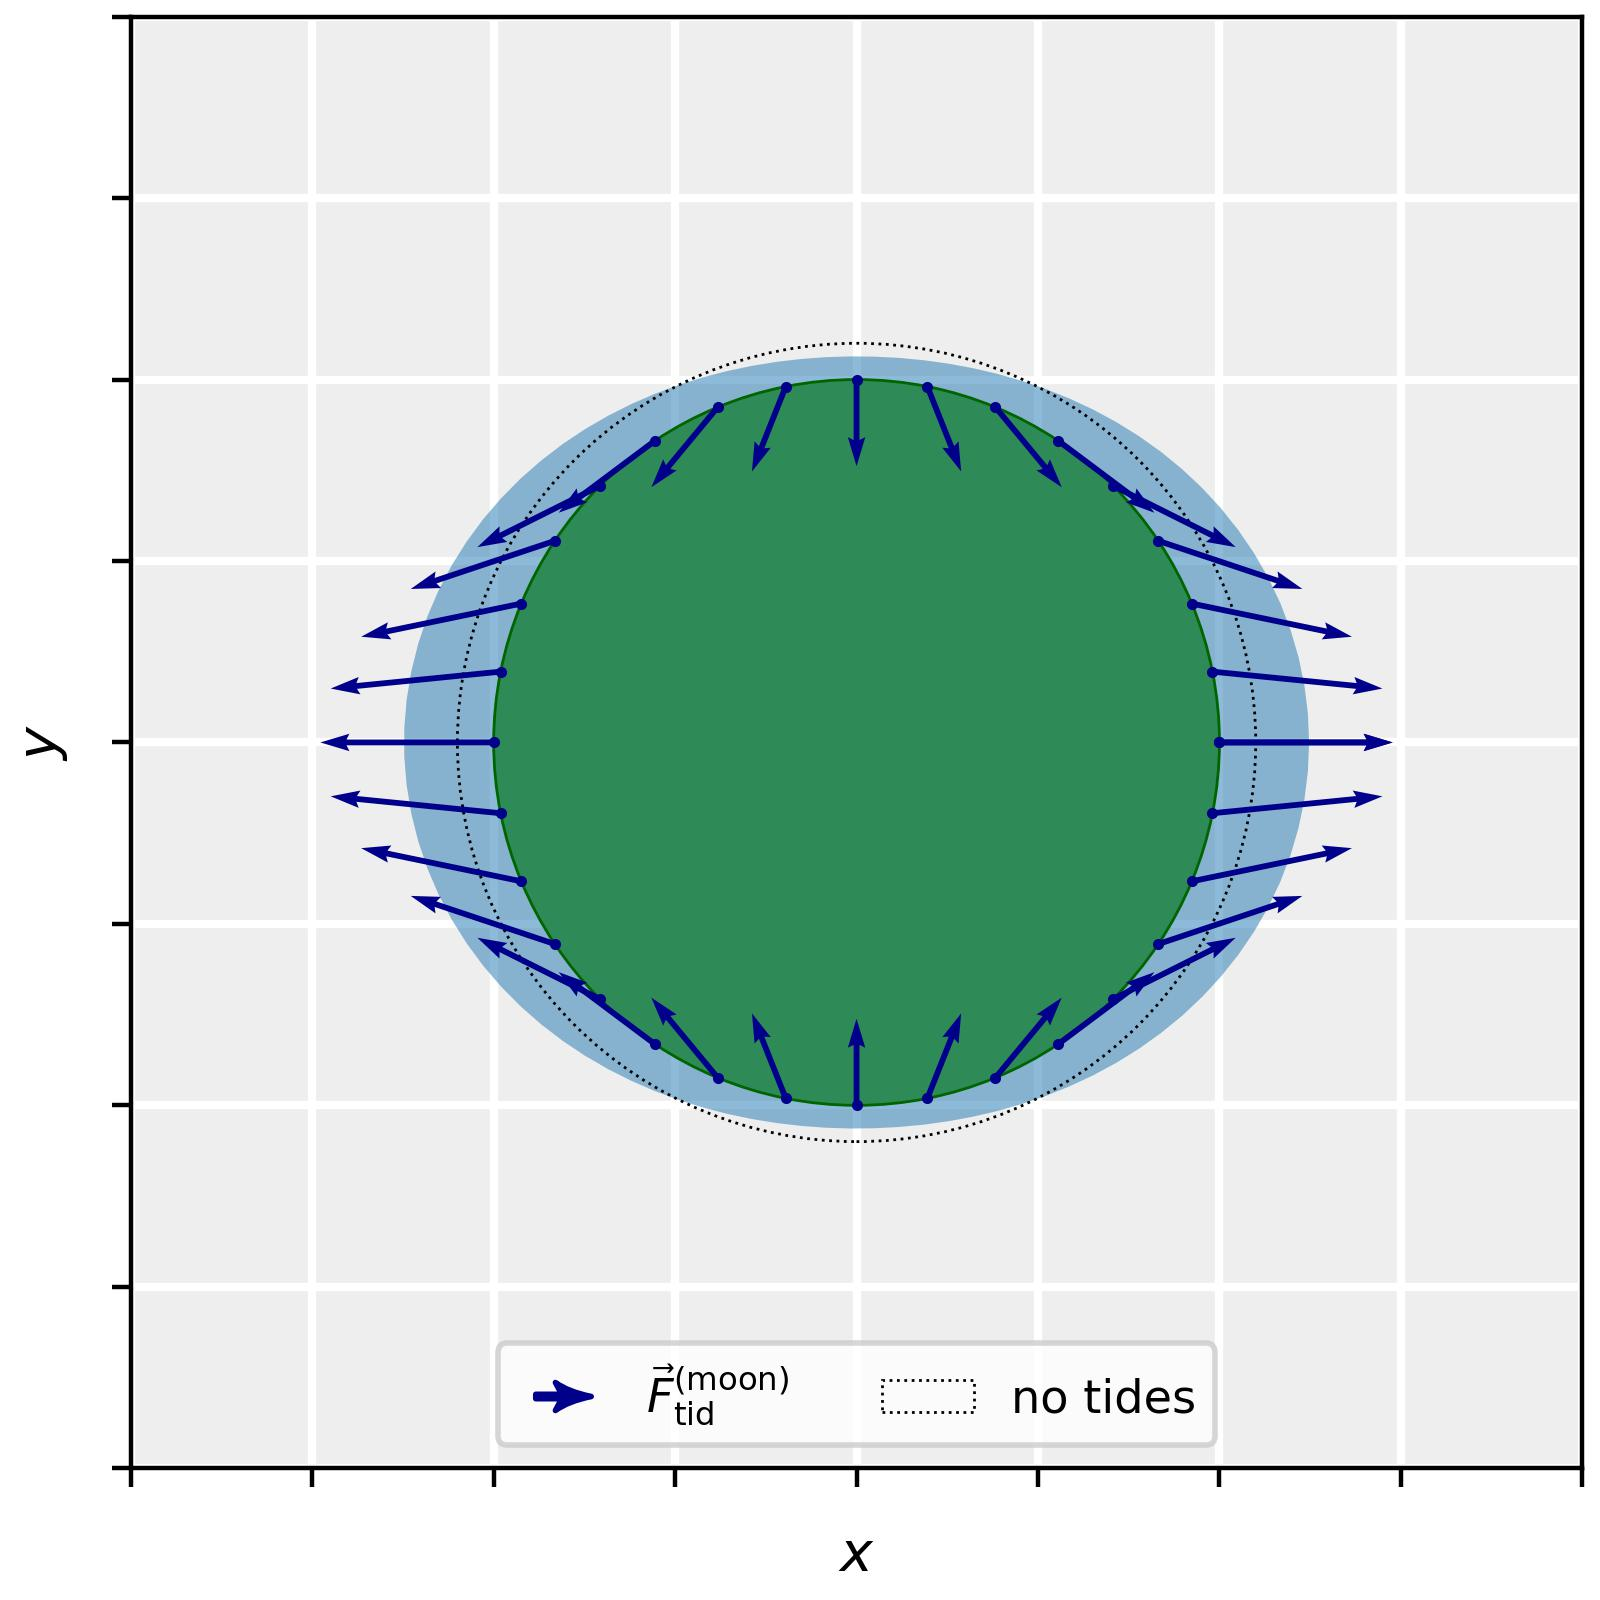

Python code for this plot:

import sys
from matplotlib import colors, pyplot as plt
import numpy as np


sys.path.append("/Users/timdewild/Library/CloudStorage/GoogleDrive-t.w.j.de.wild@rug.nl/Mijn Drive/Digital Demos/AnimationClass/src/")

from matnimation.artist.static.static_circle import StaticCircle
from matnimation.canvas.single_canvas import SingleCanvas
from matnimation.artist.static.static_text import StaticText
from matnimation.artist.static.static_polygon import StaticPolygon
from matnimation.artist.static.static_scatter import StaticScatter
from matnimation.artist.static.static_quiver import StaticQuiver
from matnimation.tides_forces.tides import Tides




#--- Global constants ---#
radius_earth = 1
ocean_scaling = 1.1
distance_earth_moon = 5

#--- Tidal force due to moon on earth ---#
dth = np.pi/16
theta_vectors = np.arange(0,2*np.pi+dth, dth)

tides = Tides(
    radius_earth = radius_earth,
    ocean_scaling = ocean_scaling,
    distance_earth_moon = distance_earth_moon
)
tides.generate_tidal_bulges()

x_vectors = radius_earth * np.cos(theta_vectors)
y_vectors = radius_earth * np.sin(theta_vectors)

F_tidal_moon_x, F_tidal_moon_y = tides.tidal_force_moon(theta_vectors, tides.t[0], scale = 1)

#--- Tidal bulges due to moon on earth ---#
x_bulge_moon, y_bulge_moon = tides.generate_tidal_bulges(body = 'moon')



#--- Define Canvas ---#

canvas = SingleCanvas(
    (4,4),
    400,
    [],
    [-2, 2, -2, 2],      #[-3, 3, -3, 3] [-2, 6, -4, 4]
    ['$x$','$y$']
)

canvas.set_axis_properties(
    aspect = 'equal', 
    xticklabels = [], 
    yticklabels = [],
    #title = "Frame: Earth Center of Mass"
    )

#--- Define earth and ocean ---#

earth = StaticCircle(
    name = 'Earth (equator slice)', 
    radius = radius_earth,
    xy_center = (0., 0.)
)

earth.set_styling_properties(
    facecolor = 'seagreen',
    edgecolor = 'darkgreen',
    linewidth = 0.5,
    zorder = 3
    )

canvas.add_artist(earth)

# ocean = StaticCircle(
#     name = 'Ocean', 
#     radius = ocean_scaling * radius_earth,
#     xy_center = (0., 0.)
# )

ocean = StaticPolygon(
    'ocean',
    x_data = x_bulge_moon[:,0],
    y_data = y_bulge_moon[:,0]
)

ocean.set_styling_properties(
    facecolor = colors.to_rgba('tab:blue', 0.5), 
    zorder = 2
)

canvas.add_artist(ocean)

ocean_no_tides = StaticCircle(
    'no tides',
    radius = ocean_scaling * radius_earth,
    xy_center = (0,0)
)

ocean_no_tides.set_styling_properties(
    linewidth = 0.5,
    linestyle = 'dotted',
    edgecolor = 'k',
    facecolor = 'None'
)

canvas.add_artist(ocean_no_tides, in_legend = True)

#--- ABC forces on earth due to moon ---#
scale = 1.333

y_offset = 0.04

x_vec = np.array([-1, 0, 1])
y_vec = np.array([0, 0, 0])

force_moon_x_vec = np.array([0.5, 1, 1.5])
force_moon_y_vec = np.zeros_like(y_vec)

tidal_force_x_vec = force_moon_x_vec - np.ones_like(force_moon_x_vec)
tidal_force_y_vec = force_moon_y_vec

force_com_x = force_moon_x_vec[1] * np.ones_like(force_moon_x_vec)
force_com_y = force_moon_y_vec[1] * np.ones_like(force_moon_y_vec)

#--- Gravitational force due to moon on ABC ---#

# force_moon = StaticQuiver(
#     name = '$\\vec{F}_G^\\mathrm{(moon)}$',
#     x_data = x_vec,
#     y_data = y_vec,
#     Fx_data = force_moon_x_vec,
#     Fy_data = force_moon_y_vec, 
#     scale = scale,
#     scale_units = 'xy',
#     width = 0.005, 
#     color = 'darkorange'
# )

# canvas.add_artist(force_moon, in_legend=True)

# force_moon.set_styling_properties(
#     zorder = 4
# )

#--- Subtract gravitational force at B (center of mass) ---#

# force_com_sub = StaticQuiver(
#     name = '$-\\vec{F}_B^\\mathrm{(moon)}$',
#     x_data = x_vec,
#     y_data = y_vec + y_offset,
#     Fx_data = -force_com_x,
#     Fy_data = -force_com_y, 
#     scale = scale,
#     scale_units = 'xy',
#     width = 0.005, 
#     color = 'darkred'
# )

# canvas.add_artist(force_com_sub, in_legend = True)

# force_com_sub.set_styling_properties(
#     zorder = 4
# )

#--- Tidal force at ABC ---#

# tidal_force_moon_ABC = StaticQuiver(
#     name = "$\\vec{F}_\\mathrm{tid}^\\mathrm{(moon)}$",
#     x_data = x_vec,
#     y_data = y_vec,
#     Fx_data = tidal_force_x_vec,
#     Fy_data = tidal_force_y_vec, 
#     scale = 1.333,
#     scale_units = 'xy',
#     width = 0.005, 
#     color = 'darkblue'
# )

# canvas.add_artist(tidal_force_moon_ABC, in_legend = True)

# tidal_force_moon_ABC.set_styling_properties(
#     zorder = 4
# )

#--- ABC points to introduce tidal field

# points_ABC = StaticScatter(
#     name='ABC',
#     x_data = x_vec,
#     y_data = y_vec,

# )

# points_ABC.set_styling_properties(
#     color = 'darkblue',
#     markersize = 5,
#     zorder = 4
# )

# canvas.add_artist(points_ABC)

# for i, label_name in enumerate(['$A$','$B$','$C$']):
#     label = StaticText(name = label_name, xy_center = (x_vec[i],y_vec[i]-0.2))

#     label.set_styling_properties(
#         horizontalalignment = 'center',
#         verticalalignment = 'top',
#         zorder = 4, 
#         fontsize = 8,
#         color = 'k'
#     )

#     canvas.add_artist(label)

#--- Tidal force at points around equator ---#

tidal_forces_scatter = StaticScatter(
    'tidal forces scatter',
    x_data = x_vectors,
    y_data = y_vectors
)

tidal_forces_scatter.set_styling_properties(
    zorder = 4,
    markersize = 2,
    color  = 'darkblue'
)

canvas.add_artist(tidal_forces_scatter)

tidal_forces_moon = StaticQuiver(
    name = "$\\vec{F}_\\mathrm{tid}^\\mathrm{(moon)}$",
    x_data = x_vectors,
    y_data = y_vectors,
    Fx_data = F_tidal_moon_x,
    Fy_data = F_tidal_moon_y,
    scale = 20,
    scale_units = 'xy', 
    color = 'darkblue',
    width = 0.004 #0.005
)

canvas.add_artist(tidal_forces_moon, in_legend = True)

tidal_forces_moon.set_styling_properties(
    zorder = 4
)

#--- Moon and its orbit ---#

moon_orbit = StaticCircle(
    name = 'Moon orbit',
    radius = distance_earth_moon,
    xy_center = (0,0),
) 

moon_orbit.set_styling_properties(
    edgecolor = 'darkgrey',
    facecolor = 'None',
    linewidth = 0.75
)

moon = StaticCircle(
    name = 'Moon',
    radius = 0.35,
    xy_center = (distance_earth_moon,0)
)

moon.set_styling_properties(
    edgecolor = 'darkgrey',
    facecolor = 'lightgrey'
)

#canvas.add_artist(moon_orbit, in_legend = False)
canvas.add_artist(moon)

canvas.construct_legend(ncols = 3, loc = 'lower center', fontsize = 'small')

canvas.save_canvas('stem_animation/scene2/scene2_7.jpg')
